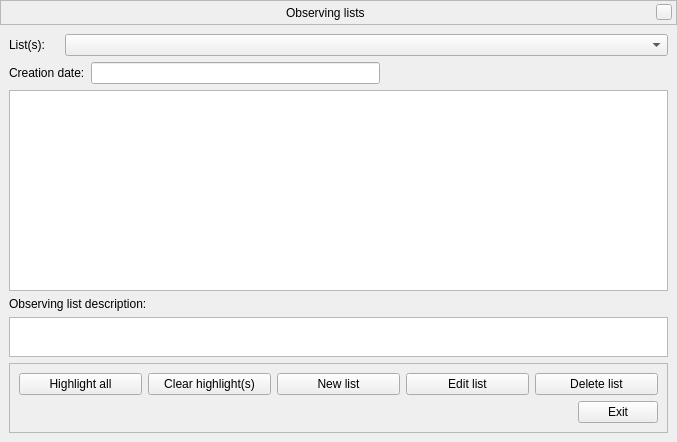
<?xml version="1.0" encoding="UTF-8"?>
<ui version="4.0">
 <class>obsListDialogForm</class>
 <widget class="QWidget" name="obsListDialogForm">
  <property name="geometry">
   <rect>
    <x>0</x>
    <y>0</y>
    <width>677</width>
    <height>442</height>
   </rect>
  </property>
  <layout class="QGridLayout" name="gridLayout_2">
   <property name="leftMargin">
    <number>0</number>
   </property>
   <property name="topMargin">
    <number>0</number>
   </property>
   <property name="rightMargin">
    <number>0</number>
   </property>
   <property name="bottomMargin">
    <number>0</number>
   </property>
   <property name="spacing">
    <number>0</number>
   </property>
   <item row="0" column="0">
    <widget class="BarFrame" name="TitleBar">
     <property name="minimumSize">
      <size>
       <width>16</width>
       <height>25</height>
      </size>
     </property>
     <property name="maximumSize">
      <size>
       <width>16777215</width>
       <height>25</height>
      </size>
     </property>
     <property name="frameShape">
      <enum>QFrame::StyledPanel</enum>
     </property>
     <layout class="QHBoxLayout">
      <property name="leftMargin">
       <number>0</number>
      </property>
      <property name="topMargin">
       <number>0</number>
      </property>
      <property name="rightMargin">
       <number>4</number>
      </property>
      <property name="bottomMargin">
       <number>0</number>
      </property>
      <item>
       <spacer>
        <property name="orientation">
         <enum>Qt::Horizontal</enum>
        </property>
        <property name="sizeHint" stdset="0">
         <size>
          <width>40</width>
          <height>20</height>
         </size>
        </property>
       </spacer>
      </item>
      <item>
       <widget class="QLabel" name="stelWindowTitle">
        <property name="palette">
         <palette>
          <active/>
          <inactive/>
          <disabled/>
         </palette>
        </property>
        <property name="font">
         <font/>
        </property>
        <property name="text">
         <string>Observing lists</string>
        </property>
       </widget>
      </item>
      <item>
       <spacer>
        <property name="orientation">
         <enum>Qt::Horizontal</enum>
        </property>
        <property name="sizeHint" stdset="0">
         <size>
          <width>40</width>
          <height>20</height>
         </size>
        </property>
       </spacer>
      </item>
      <item>
       <widget class="StelCloseButton" name="closeStelWindow">
        <property name="minimumSize">
         <size>
          <width>16</width>
          <height>16</height>
         </size>
        </property>
        <property name="maximumSize">
         <size>
          <width>16</width>
          <height>16</height>
         </size>
        </property>
        <property name="focusPolicy">
         <enum>Qt::NoFocus</enum>
        </property>
        <property name="text">
         <string/>
        </property>
       </widget>
      </item>
     </layout>
    </widget>
   </item>
   <item row="1" column="0">
    <widget class="QWidget" name="widget" native="true">
     <layout class="QGridLayout" name="gridLayout">
      <item row="5" column="0">
       <layout class="QHBoxLayout" name="horizontalLayoutCombo">
        <item>
         <widget class="QLabel" name="obsListComboLabel">
          <property name="maximumSize">
           <size>
            <width>50</width>
            <height>16777215</height>
           </size>
          </property>
          <property name="text">
           <string>List(s):</string>
          </property>
         </widget>
        </item>
        <item>
         <widget class="QComboBox" name="obsListComboBox"/>
        </item>
       </layout>
      </item>
      <item row="11" column="0">
       <widget class="QLabel" name="obsListTextEditLabel">
        <property name="text">
         <string>Observing list description:</string>
        </property>
       </widget>
      </item>
      <item row="10" column="0">
       <widget class="QTreeView" name="obsListTreeView">
        <property name="toolTipDuration">
         <number>-1</number>
        </property>
       </widget>
      </item>
      <item row="12" column="0">
       <widget class="QPlainTextEdit" name="obsListDescriptionTextEdit">
        <property name="enabled">
         <bool>true</bool>
        </property>
        <property name="sizePolicy">
         <sizepolicy hsizetype="Preferred" vsizetype="Preferred">
          <horstretch>0</horstretch>
          <verstretch>0</verstretch>
         </sizepolicy>
        </property>
        <property name="maximumSize">
         <size>
          <width>16777215</width>
          <height>40</height>
         </size>
        </property>
        <property name="readOnly">
         <bool>true</bool>
        </property>
       </widget>
      </item>
      <item row="13" column="0">
       <widget class="QFrame" name="frame">
        <property name="sizePolicy">
         <sizepolicy hsizetype="Minimum" vsizetype="Fixed">
          <horstretch>0</horstretch>
          <verstretch>0</verstretch>
         </sizepolicy>
        </property>
        <property name="frameShape">
         <enum>QFrame::StyledPanel</enum>
        </property>
        <property name="frameShadow">
         <enum>QFrame::Raised</enum>
        </property>
        <layout class="QVBoxLayout" name="verticalLayout_4">
         <item>
          <layout class="QHBoxLayout" name="horizontalLayoutButtons">
           <property name="topMargin">
            <number>0</number>
           </property>
           <item>
            <widget class="QPushButton" name="obsListHighlightAllButton">
             <property name="toolTip">
              <string>Highlight all the objects of the selected list</string>
             </property>
             <property name="toolTipDuration">
              <number>3</number>
             </property>
             <property name="text">
              <string>Highlight all</string>
             </property>
            </widget>
           </item>
           <item>
            <widget class="QPushButton" name="obsListClearHighlightButton">
             <property name="toolTip">
              <string>Clear all the highlight objects</string>
             </property>
             <property name="toolTipDuration">
              <number>3</number>
             </property>
             <property name="text">
              <string>Clear highlight(s)</string>
             </property>
            </widget>
           </item>
           <item>
            <widget class="QPushButton" name="obsListNewListButton">
             <property name="toolTip">
              <string>Create a new observing list</string>
             </property>
             <property name="toolTipDuration">
              <number>3</number>
             </property>
             <property name="text">
              <string>New list</string>
             </property>
            </widget>
           </item>
           <item>
            <widget class="QPushButton" name="obsListEditListButton">
             <property name="toolTip">
              <string>Edit the selected list</string>
             </property>
             <property name="toolTipDuration">
              <number>3</number>
             </property>
             <property name="text">
              <string>Edit list</string>
             </property>
            </widget>
           </item>
           <item>
            <widget class="QPushButton" name="obsListDeleteButton">
             <property name="toolTip">
              <string>Delete the selected list</string>
             </property>
             <property name="text">
              <string>Delete list</string>
             </property>
            </widget>
           </item>
          </layout>
         </item>
         <item>
          <layout class="QHBoxLayout" name="horizontalLayoutExit">
           <item>
            <spacer name="horizontalSpacer">
             <property name="orientation">
              <enum>Qt::Horizontal</enum>
             </property>
             <property name="sizeHint" stdset="0">
              <size>
               <width>40</width>
               <height>20</height>
              </size>
             </property>
            </spacer>
           </item>
           <item>
            <widget class="QPushButton" name="obsListExitButton">
             <property name="toolTip">
              <string>Exit</string>
             </property>
             <property name="text">
              <string>Exit</string>
             </property>
            </widget>
           </item>
          </layout>
         </item>
        </layout>
       </widget>
      </item>
      <item row="6" column="0">
       <layout class="QHBoxLayout" name="horizontalLayoutDate">
        <item>
         <widget class="QLabel" name="creationDateLabel">
          <property name="text">
           <string>Creation date:</string>
          </property>
         </widget>
        </item>
        <item>
         <widget class="QLineEdit" name="obsListCreationDateLineEdit">
          <property name="readOnly">
           <bool>true</bool>
          </property>
         </widget>
        </item>
        <item>
         <spacer name="horizontalSpacer_2">
          <property name="orientation">
           <enum>Qt::Horizontal</enum>
          </property>
          <property name="sizeHint" stdset="0">
           <size>
            <width>40</width>
            <height>20</height>
           </size>
          </property>
         </spacer>
        </item>
       </layout>
      </item>
     </layout>
    </widget>
   </item>
  </layout>
 </widget>
 <customwidgets>
  <customwidget>
   <class>BarFrame</class>
   <extends>QFrame</extends>
   <header>Dialog.hpp</header>
   <container>1</container>
  </customwidget>
  <customwidget>
   <class>StelCloseButton</class>
   <extends>QPushButton</extends>
   <header>gui/StelCloseButton.hpp</header>
  </customwidget>
 </customwidgets>
 <resources/>
 <connections/>
</ui>
